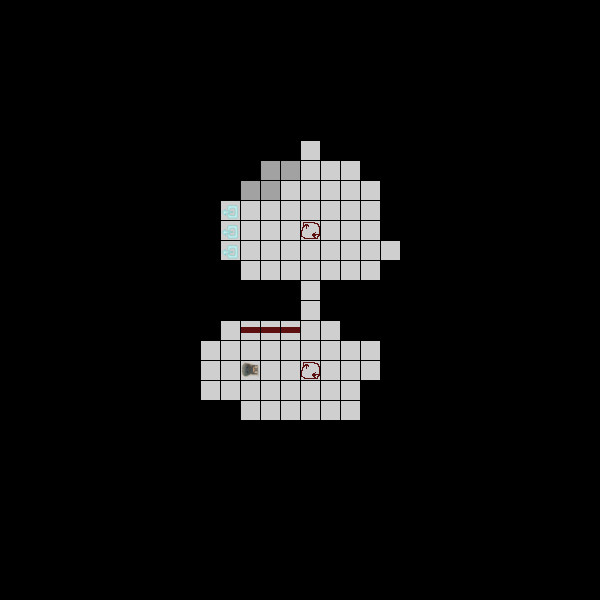

Below is a game level as drawn by its tile map, then a one-line description and the .tmx that defines it (tile-layer data replaced by summaries):
An orthogonal 30x30 tile map with 20x20 px tiles, 4 tile layers (Height, Objects, Opt1, Opt2).

<map version="1.0" tiledversion="1.0.3" orientation="orthogonal" renderorder="right-down" width="30" height="30" tilewidth="20" tileheight="20" nextobjectid="1">
 <tileset firstgid="1" source="LevelTiles.tsx" />
 <layer name="Height" width="30" height="30">
  <data>[900 cells, 85 non-empty, 2 distinct tile ids]</data>
 </layer>
 <layer name="Objects" width="30" height="30">
  <data>[900 cells, 9 non-empty, 4 distinct tile ids]</data>
 </layer>
 <objectgroup name="Link" />
 <layer name="Opt1" width="30" height="30">
  <data>[900 cells, 2 non-empty, 2 distinct tile ids]</data>
 </layer>
 <layer name="Opt2" width="30" height="30">
  <data>[900 cells, 2 non-empty, 2 distinct tile ids]</data>
 </layer>
</map>
